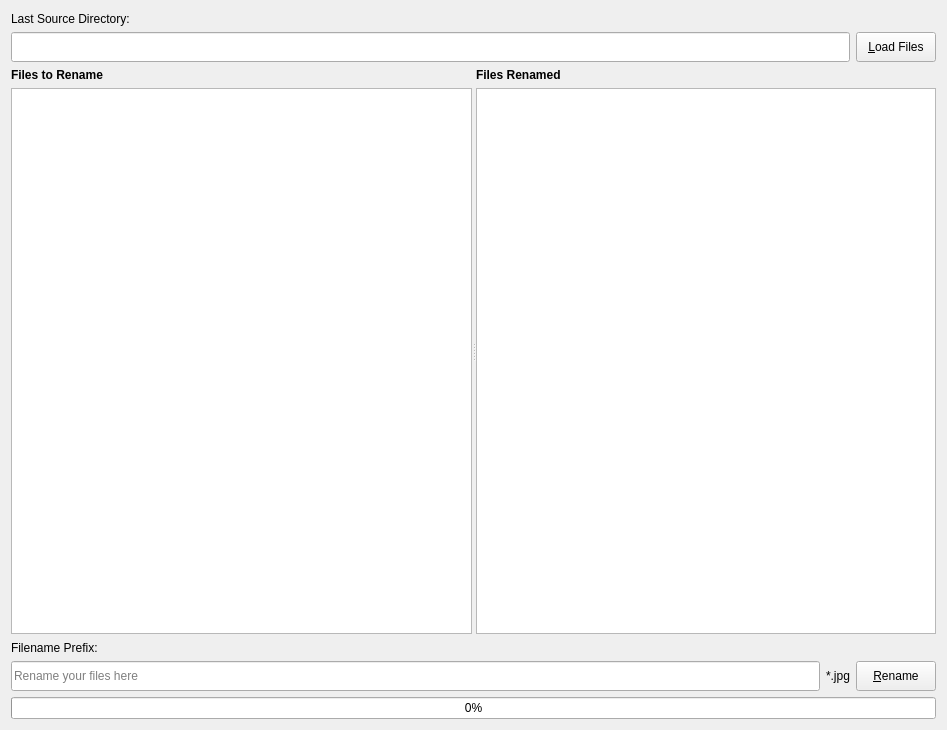
<?xml version="1.0" encoding="UTF-8"?>
<ui version="4.0">
 <class>Window</class>
 <widget class="QWidget" name="Window">
  <property name="geometry">
   <rect>
    <x>0</x>
    <y>0</y>
    <width>947</width>
    <height>730</height>
   </rect>
  </property>
  <property name="windowTitle">
   <string>RP Renamer</string>
  </property>
  <layout class="QGridLayout" name="gridLayout">
   <item row="0" column="0" colspan="3">
    <widget class="QLabel" name="label">
     <property name="minimumSize">
      <size>
       <width>0</width>
       <height>15</height>
      </size>
     </property>
     <property name="maximumSize">
      <size>
       <width>16777215</width>
       <height>15</height>
      </size>
     </property>
     <property name="text">
      <string>Last Source Directory: </string>
     </property>
    </widget>
   </item>
   <item row="1" column="0" colspan="2">
    <widget class="QLineEdit" name="dirEdit">
     <property name="minimumSize">
      <size>
       <width>0</width>
       <height>30</height>
      </size>
     </property>
     <property name="maximumSize">
      <size>
       <width>16777215</width>
       <height>30</height>
      </size>
     </property>
     <property name="readOnly">
      <bool>true</bool>
     </property>
    </widget>
   </item>
   <item row="1" column="2">
    <widget class="QPushButton" name="loadFilesButton">
     <property name="minimumSize">
      <size>
       <width>0</width>
       <height>30</height>
      </size>
     </property>
     <property name="maximumSize">
      <size>
       <width>16777215</width>
       <height>30</height>
      </size>
     </property>
     <property name="text">
      <string>&amp;Load Files</string>
     </property>
    </widget>
   </item>
   <item row="2" column="0" colspan="3">
    <widget class="QSplitter" name="splitter">
     <property name="orientation">
      <enum>Qt::Horizontal</enum>
     </property>
     <widget class="QWidget" name="">
      <layout class="QVBoxLayout" name="verticalLayout">
       <item>
        <widget class="QLabel" name="label_2">
         <property name="font">
          <font>
           <weight>75</weight>
           <bold>true</bold>
          </font>
         </property>
         <property name="text">
          <string>Files to Rename</string>
         </property>
        </widget>
       </item>
       <item>
        <widget class="QListWidget" name="srcFileList"/>
       </item>
      </layout>
     </widget>
     <widget class="QWidget" name="">
      <layout class="QVBoxLayout" name="verticalLayout_2">
       <item>
        <widget class="QLabel" name="label_3">
         <property name="font">
          <font>
           <weight>75</weight>
           <bold>true</bold>
          </font>
         </property>
         <property name="text">
          <string>Files Renamed</string>
         </property>
        </widget>
       </item>
       <item>
        <widget class="QListWidget" name="dstFileList"/>
       </item>
      </layout>
     </widget>
    </widget>
   </item>
   <item row="3" column="0" colspan="3">
    <widget class="QLabel" name="label_4">
     <property name="minimumSize">
      <size>
       <width>0</width>
       <height>15</height>
      </size>
     </property>
     <property name="maximumSize">
      <size>
       <width>16777215</width>
       <height>15</height>
      </size>
     </property>
     <property name="text">
      <string>Filename Prefix:</string>
     </property>
    </widget>
   </item>
   <item row="4" column="0">
    <widget class="QLineEdit" name="prefixEdit">
     <property name="minimumSize">
      <size>
       <width>0</width>
       <height>30</height>
      </size>
     </property>
     <property name="maximumSize">
      <size>
       <width>16777215</width>
       <height>30</height>
      </size>
     </property>
     <property name="placeholderText">
      <string>Rename your files here</string>
     </property>
    </widget>
   </item>
   <item row="4" column="1">
    <widget class="QLabel" name="extensionLabel">
     <property name="minimumSize">
      <size>
       <width>0</width>
       <height>30</height>
      </size>
     </property>
     <property name="maximumSize">
      <size>
       <width>16777215</width>
       <height>30</height>
      </size>
     </property>
     <property name="text">
      <string>*.jpg</string>
     </property>
    </widget>
   </item>
   <item row="4" column="2">
    <widget class="QPushButton" name="renameFilesButton">
     <property name="minimumSize">
      <size>
       <width>0</width>
       <height>30</height>
      </size>
     </property>
     <property name="maximumSize">
      <size>
       <width>16777215</width>
       <height>30</height>
      </size>
     </property>
     <property name="text">
      <string>&amp;Rename</string>
     </property>
    </widget>
   </item>
   <item row="5" column="0" colspan="3">
    <widget class="QProgressBar" name="progressBar">
     <property name="value">
      <number>0</number>
     </property>
    </widget>
   </item>
  </layout>
 </widget>
 <resources/>
 <connections/>
</ui>
